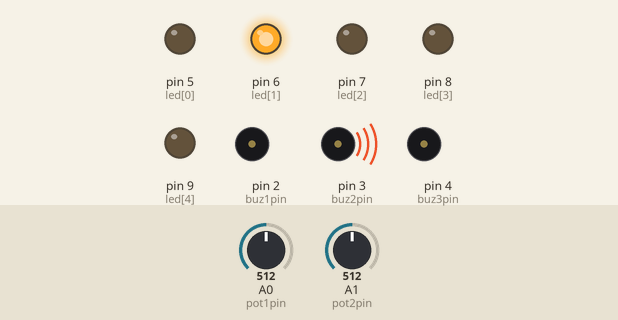
Simulated run of this sketch. Board: Arduino Uno, built with avr-gcc and run on an emulated ATmega328P. Shown: output pins drawn as LEDs (lit = HIGH), buzzer (waves = sounding, pin HIGH). Dashed ring = blinking. The inputs (shaded band) are chosen by the test bench; at power-on: A0 (pot1pin) = 512, A1 (pot2pin) = 512.

Above: at 3.5 s.
3.6 s: A0 (pot1pin) set to 359
7.2 s: A0 (pot1pin) set to 327
At 8.6 s:
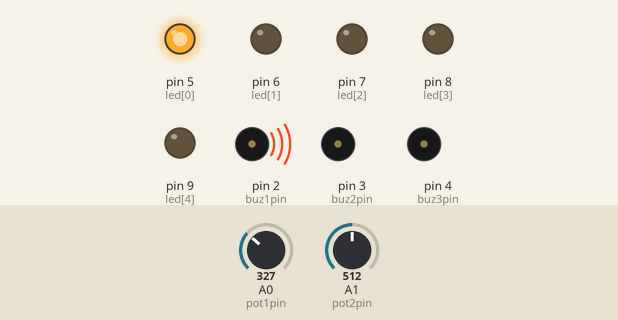
11.4 s: A0 (pot1pin) set to 0
At 14.1 s:
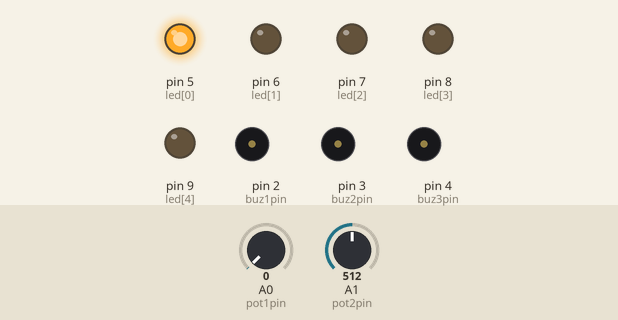
16.9 s: A1 (pot2pin) set to 122
20.5 s: A0 (pot1pin) set to 692
At 21.42 s:
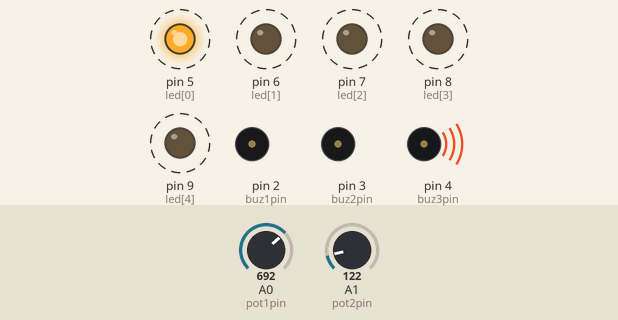
24.1 s: A0 (pot1pin) set to 665
At 24.53 s:
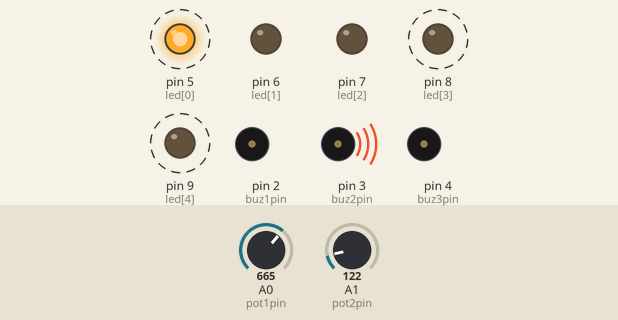
Timing chart, 0 to 28.7 s (numbered marks = the images above; inputs shaded):
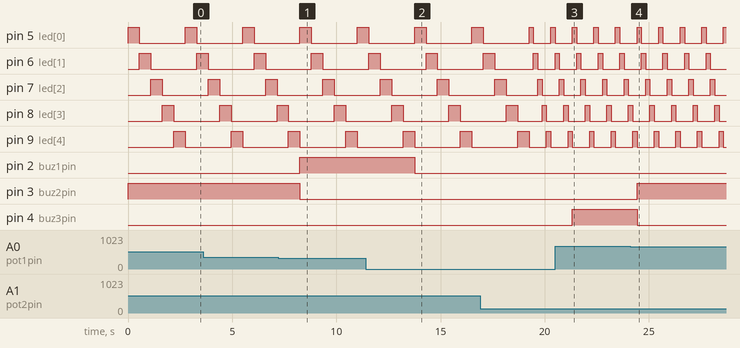

The sketch:

Week0_tinkercad_240658.ino
```cpp
/*const int pot1Pin = A0;
const int pot2Pin = A1;

const int buzzer1 = 2;
const int buzzer2 = 3;
const int buzzer3 = 4;

const int ledPins[5] = {5, 6, 7, 8, 9};

void setup() {
  pinMode(buzzer1, OUTPUT);
  pinMode(buzzer2, OUTPUT);
  pinMode(buzzer3, OUTPUT);

  for (int i = 0; i < 5; i++) {
    pinMode(ledPins[i], OUTPUT);
  }
}

void loop() {
  int pot1Value = analogRead(pot1Pin);

  digitalWrite(buzzer1, LOW);
  digitalWrite(buzzer2, LOW);
  digitalWrite(buzzer3, LOW);

  if (pot1Value >= 0 && pot1Value <= 341) {
    digitalWrite(buzzer1, HIGH);
  } else if (pot1Value >= 342 && pot1Value <= 682) {
    digitalWrite(buzzer2, HIGH);
  } else if (pot1Value >= 683) {
    digitalWrite(buzzer3, HIGH);
  }

  int pot2Value = analogRead(pot2Pin);
  int ledDelay = map(pot2Value, 0, 1023, 100, 1000);

  for (int i = 0; i < 5; i++) {
    turnOffAllLEDs();
    digitalWrite(ledPins[i], HIGH);
    delay(ledDelay);
  }
}

void turnOffAllLEDs() {
  for (int i = 0; i < 5; i++) {
    digitalWrite(ledPins[i], LOW);
  }
}

// tinkercad link
// https://www.tinkercad.com/things/iQ55O2KYLtJ-dazzling-blad?sharecode=mNDz_0bIvVMG8y2-V3ZsZs3MbVa4V18aLq5FBAgAgv8
*/
const int pot1pin=A0;
const int pot2pin=A1;

const int buz1pin=2;
const int buz2pin=3;
const int buz3pin=4;

const int led[5]={5,6,7,8,9};

void setup(){
  pinMode(buz1pin,OUTPUT);
  pinMode(buz2pin,OUTPUT);
  pinMode(buz3pin,OUTPUT);

  for(int i=0;i<5;i++){
    pinMode(led[i],OUTPUT);
  }
}

void loop(){
  int pot1value=analogRead(pot1pin);
  digitalWrite(buz1pin, LOW);
  digitalWrite(buz2pin, LOW);
  digitalWrite(buz3pin, LOW);

  if(pot1value>0 && pot1value<341){
    digitalWrite(buz1pin,HIGH);
  }
  else if(pot1value>=341 && pot1value<682){
    digitalWrite(buz2pin,HIGH);
  }
  if(pot1value>=682 && pot1value<=1023){
    digitalWrite(buz3pin,HIGH);
  }

  int pot2value=analogRead(pot2pin);
  int leddelay=map(pot2value,0,1023,100,1000);


  for(int i = 0; i < 5; i++) {
    turnOffAllLEDs();
    digitalWrite(led[i], HIGH);
    delay(leddelay);
  }
}
void turnOffAllLEDs() {
  for (int i = 0; i < 5; i++) {
    digitalWrite(led[i], LOW);

  }
}

//Tinkercad link
// https://www.tinkercad.com/things/iQ55O2KYLtJ-dazzling-blad?sharecode=mNDz_0bIvVMG8y2-V3ZsZs3MbVa4V18aLq5FBAgAgv8
```

Measured:
- the behaviour switches between 341 and 340 on A0 (pot1pin) (found by bisection; images 0 and 1)
- the behaviour switches between 682 and 681 on A0 (pot1pin) (found by bisection; images 3 and 4)
- after the input at 7.2 s, pin 2 (buz1pin): LOW → HIGH after 1.1 s; pin 3 (buz2pin): HIGH → LOW after 1.1 s
- after the input at 11.4 s, pin 2 (buz1pin): HIGH → LOW after 2.4 s
- after the input at 20.5 s, pin 4 (buz3pin): LOW → HIGH after 0.82 s
- after the input at 24.1 s, pin 3 (buz2pin): LOW → HIGH after 0.33 s; pin 4 (buz3pin): HIGH → LOW after 0.33 s
- by itself, pin 5 (led[0]), pin 6 (led[1]), pin 7 (led[2]), pin 8 (led[3]), pin 9 (led[4]): alternates HIGH for 0.55 s and LOW for 2.2 s
